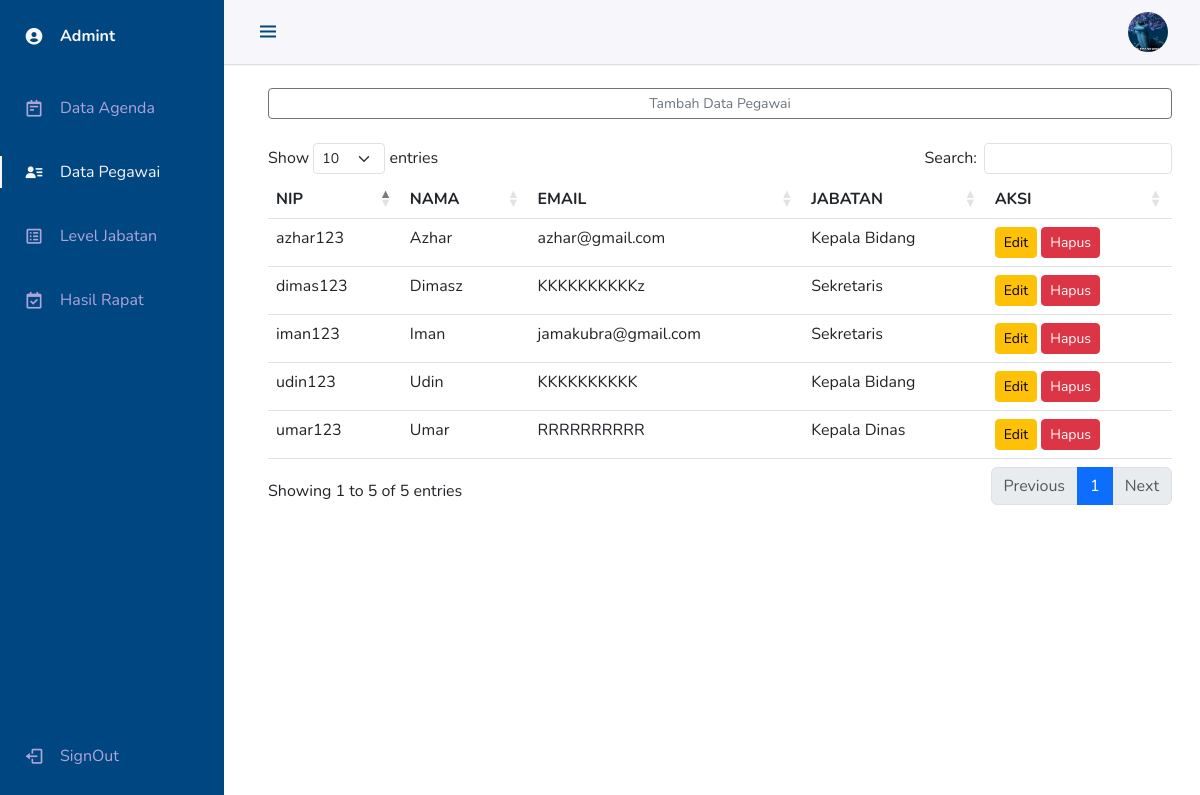
The app's page /dataview/index.php?page=pegawai (signed in) with its own data.
### tables this page shows
CREATE TABLE `pegawai` (
  `id` int(11) NOT NULL,
  `nik` varchar(20) NOT NULL,
  `nama` varchar(50) NOT NULL,
  `email` varchar(50) NOT NULL,
  `id_jabatan` varchar(50) NOT NULL,
  `username` varchar(255) NOT NULL,
  `password` varchar(255) NOT NULL,
  `foto` text NOT NULL
);

CREATE TABLE `jabatan` (
  `id_jabatan` varchar(50) NOT NULL,
  `nama_jabatan` varchar(20) NOT NULL,
  `level` int(11) NOT NULL
);

### dataview/pegawai.php (the view, shortened to what this page needs)
<?php $page = "pegawai";
include 'header.php';
require '../function.php';
?>
<!DOCTYPE html>
<html lang="en">
<head>
</head>
<body>
    <div class="d-grid gap-2">
        <a href="?page=tambahpegawai" class="btn btn-outline-secondary btn-sm">Tambah Data Pegawai</a>
    </div><br>
    <div class="table-responsive">
    <table id="example" class="table">
        <thead>
            <tr>
                <th>NIP</th>
                <th>NAMA</th>
                <th>EMAIL</th>
                <th>JABATAN</th>
                <th>AKSI</th>
            </tr>
        </thead>
        <tbody>
            <?php
            $data = mysqli_query($conn, "select *, jabatan.nama_jabatan as jabatan from pegawai INNER JOIN jabatan ON pegawai.id_jabatan = jabatan.id_jabatan");
            while ($row = mysqli_fetch_array($data)) { ?>
                <tr>
                    <td><?php echo $row['nik']; ?></td>
                    <td><?php echo $row['nama']; ?></td>
                    <td><?php echo $row['email']; ?></td>
                    <td><?php echo $row['jabatan']; ?></td>
                    <td><a href="?page=editpegawai&id=<?php echo $row['id']; ?>" class="btn btn-sm btn-warning">Edit</a>
                        <a href="?page=pegawai&id=<?php echo $row['id']; ?>" class="btn btn-sm btn-danger btn-delet">Hapus</a>
                </tr>
            <?php }
            ?>
        </tbody>
    </table>
    </div>
</body>
</html>

### dataview/index.php (shortened to what this page needs)
<html>
<head>
    <link href="https://cdn.jsdelivr.net/npm/bootstrap@5.3.0/dist/css/bootstrap.min.css" rel="stylesheet">
    <link rel="stylesheet" href="https://cdn.datatables.net/1.13.4/css/dataTables.bootstrap5.min.css">
    <link rel="stylesheet" href="https://cdn.jsdelivr.net/npm/boxicons@latest/css/boxicons.min.css">
    <link rel="stylesheet" href="../style.css">
</head>
<body id="body-pd" class="body-pd">
    <div><?php include "konten.php"; ?></div>
</body>
</html>

### dataview/konten.php (shortened to what this page needs)
<?php
    if(@$_GET['page']=='agenda'){
        include "agenda.php";
    }
    else if(@$_GET['page']=='dashboard'){
        include "dashboard.php";
    }
    else if(@$_GET['page']=='detailagenda'){
        include "detail.php";
    }
    else if(@$_GET['page']=='tambahagenda'){
        include "tambahagenda.php";
    }
    else if(@$_GET['page']=='editagenda'){
        include "editagenda.php";
    }
    else if(@$_GET['page']=='pegawai'){
        include "pegawai.php";
    }
?>

### dataview/header.php
<header class="header bayangan body-pd" id="header">
        <div class="header_toggle"> <i class='bx bx-menu bx' id="header-toggle"></i> </div>
        <div class="header_img"><img src="<?php echo "../". $_SESSION['foto']; ?>" width="10%"> </div>
    </header>
    <div class="l-navbar show" id="nav-bar">
        <nav class="nav">
            <div> <a href="#" class="nav_logo"> <i class='bx bxs-user-circle nav_logo-icon'></i> <span class="nav_logo-name">Admint</span> </a>
                <div class="nav_list">
                    <a href="?page=agenda" class="nav_link <?php if($page=='agenda'){ echo "active"; }?>"> <i class='bx bx-notepad nav_icon'></i>
                    <span class="nav_name">Data Agenda</span> </a>
                    <a href="?page=pegawai" class="nav_link <?php if($page=='pegawai'){ echo "active"; }?>"> <i class='bx bxs-user-detail nav_icon'></i>
                    <span class="nav_name">Data Pegawai</span> </a>
                    <a href="?page=jabatan" class="nav_link <?php if($page=='jabatan'){ echo "active"; }?>"> <i class='bx bx-spreadsheet nav_icon'></i>
                    <span class="nav_name">Level Jabatan</span> </a>
                    <a href="?page=hasil" class="nav_link <?php if($page=='hasil'){ echo "active"; }?>"> <i class='bx bx-calendar-check nav_icon'></i>
                    <span class="nav_name">Hasil Rapat</span> </a></div>
            </div> <a href="../logout.php" class="nav_link"> <i class='bx bx-log-out nav_icon'></i> <span class="nav_name">SignOut</span> </a>
        </nav>
    </div>
    <div class="height-100 bg-whitec"><br>
        <div class="container-fluid">

### style.css (style rules this page uses)
:root { --header-height: 3rem; --nav-width: 68px; --first-color: #004680; --first-color-light: #AFA5D9; --white-color: #F7F6FB; --body-font: 'Nunito', sans-serif; --normal-font-size: 1rem; --z-fixed: 100 }
body { position: relative; margin: var(--header-height) 0 0 0; padding: 0 1rem; font-family: var(--body-font); font-size: var(--normal-font-size); transition: .5s }
a { text-decoration: none }
.bayangan { box-shadow: 0 0 2px rgba(0, 0, 0, 0.4); }
table td, table td * { vertical-align: top; }
.header { width: 100%; height: var(--header-height); position: fixed; top: 0; left: 0; display: flex; align-items: center; justify-content: space-between; padding: 0 1rem; background-color: var(--white-color); z-index: var(--z-fixed); transition: .5s }
.header_toggle { color: var(--first-color); font-size: 1.5rem; cursor: pointer }
.header_img { width: 35px; height: 35px; display: flex; justify-content: center; border-radius: 50%; overflow: hidden }
.header_img img { width: 40px }
.l-navbar { position: fixed; top: 0; left: -30%; width: var(--nav-width); height: 100vh; background-color: var(--first-color); padding: .5rem 1rem 0 0; transition: .5s; z-index: var(--z-fixed) }
.nav { height: 100%; display: flex; flex-direction: column; justify-content: space-between; overflow: hidden }
.nav_logo, .nav_link { display: grid; grid-template-columns: max-content max-content; align-items: center; column-gap: 1rem; padding: .5rem 0 .5rem 1.5rem }
.nav_logo { margin-bottom: 2rem }
.nav_logo-icon { font-size: 1.25rem; color: var(--white-color) }
.nav_logo-name { color: var(--white-color); font-weight: 700 }
.nav_link { position: relative; color: var(--first-color-light); margin-bottom: 1.5rem; transition: .3s }
.nav_icon { font-size: 1.25rem }
.show { left: 0 }
.body-pd { padding-left: calc(var(--nav-width) + 1rem) }
.active { color: var(--white-color) }
.active::before { content: ''; position: absolute; left: 0; width: 2px; height: 32px; background-color: var(--white-color) }
.height-100 { height: 100vh }
@media screen and (min-width: 768px) { body { margin: calc(var(--header-height) + 1rem) 0 0 0; padding-left: calc(var(--nav-width) + 2rem) } }
@media screen and (min-width: 768px) { .header { height: calc(var(--header-height) + 1rem); padding: 0 2rem 0 calc(var(--nav-width) + 2rem) } }
@media screen and (min-width: 768px) { .header_img { width: 40px; height: 40px } }
@media screen and (min-width: 768px) { .header_img img { width: 45px } }
@media screen and (min-width: 768px) { .l-navbar { left: 0; padding: 1rem 1rem 0 0 } }
@media screen and (min-width: 768px) { .show { width: calc(var(--nav-width) + 156px) } }
@media screen and (min-width: 768px) { .body-pd { padding-left: calc(var(--nav-width) + 188px) } }

### records on screen
pegawai: nik "dimas123", nama "Dimasz", email "KKKKKKKKKKz", id_jabatan.nama_jabatan "Sekretaris"
pegawai: nik "udin123", nama "Udin", email "KKKKKKKKKK", id_jabatan.nama_jabatan "Kepala Bidang"
pegawai: nik "umar123", nama "Umar", email "RRRRRRRRRR", id_jabatan.nama_jabatan "Kepala Dinas"
pegawai: nik "iman123", nama "Iman", email "jamakubra@gmail.com", id_jabatan.nama_jabatan "Sekretaris"
pegawai: nik "azhar123", nama "Azhar", email "azhar@gmail.com", id_jabatan.nama_jabatan "Kepala Bidang"
